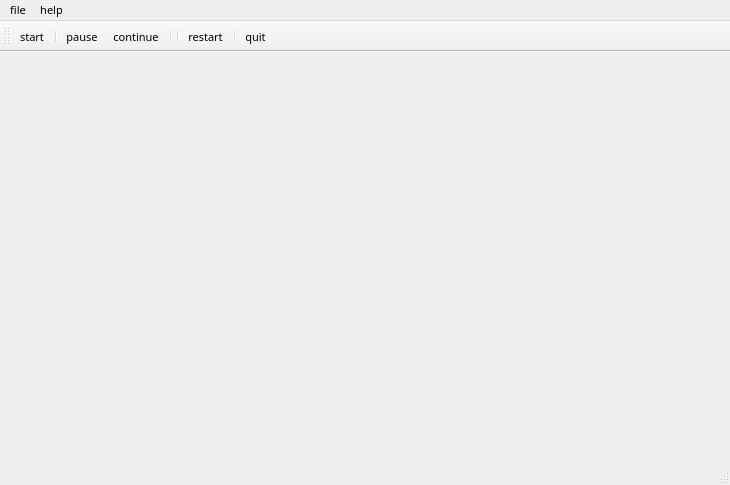
<?xml version="1.0" encoding="UTF-8"?>
<ui version="4.0">
 <class>Snakegame</class>
 <widget class="QMainWindow" name="Snakegame">
  <property name="geometry">
   <rect>
    <x>0</x>
    <y>0</y>
    <width>730</width>
    <height>485</height>
   </rect>
  </property>
  <property name="font">
   <font>
    <family>Agency FB</family>
    <pointsize>8</pointsize>
   </font>
  </property>
  <property name="windowTitle">
   <string>Snakegame</string>
  </property>
  <property name="locale">
   <locale language="Chinese" country="China"/>
  </property>
  <widget class="QWidget" name="centralWidget"/>
  <widget class="QMenuBar" name="menuBar">
   <property name="geometry">
    <rect>
     <x>0</x>
     <y>0</y>
     <width>730</width>
     <height>21</height>
    </rect>
   </property>
   <property name="locale">
    <locale language="Chinese" country="China"/>
   </property>
   <widget class="QMenu" name="menu">
    <property name="geometry">
     <rect>
      <x>288</x>
      <y>107</y>
      <width>104</width>
      <height>217</height>
     </rect>
    </property>
    <property name="title">
     <string>file</string>
    </property>
    <widget class="QMenu" name="menu_2">
     <property name="font">
      <font>
       <pointsize>9</pointsize>
      </font>
     </property>
     <property name="title">
      <string>level</string>
     </property>
     <addaction name="level_basic"/>
     <addaction name="level_middle"/>
     <addaction name="level_senior"/>
     <addaction name="separator"/>
     <addaction name="level_major"/>
     <addaction name="separator"/>
     <addaction name="level_perfect"/>
    </widget>
    <addaction name="separator"/>
    <addaction name="gstart"/>
    <addaction name="separator"/>
    <addaction name="gpause"/>
    <addaction name="separator"/>
    <addaction name="gcontinue"/>
    <addaction name="separator"/>
    <addaction name="menu_2"/>
    <addaction name="separator"/>
    <addaction name="grestart"/>
    <addaction name="gameover"/>
   </widget>
   <widget class="QMenu" name="menu_3">
    <property name="title">
     <string>help</string>
    </property>
    <addaction name="instruction"/>
    <addaction name="aboutme"/>
   </widget>
   <addaction name="menu"/>
   <addaction name="menu_3"/>
  </widget>
  <widget class="QStatusBar" name="statusBar"/>
  <widget class="QToolBar" name="mainToolBar">
   <property name="locale">
    <locale language="English" country="UnitedStates"/>
   </property>
   <attribute name="toolBarArea">
    <enum>TopToolBarArea</enum>
   </attribute>
   <attribute name="toolBarBreak">
    <bool>false</bool>
   </attribute>
   <addaction name="gstart"/>
   <addaction name="separator"/>
   <addaction name="gpause"/>
   <addaction name="gcontinue"/>
   <addaction name="separator"/>
   <addaction name="separator"/>
   <addaction name="grestart"/>
   <addaction name="separator"/>
   <addaction name="gameover"/>
  </widget>
  <action name="gstart">
   <property name="text">
    <string>start</string>
   </property>
   <property name="font">
    <font>
     <pointsize>9</pointsize>
    </font>
   </property>
   <property name="shortcut">
    <string>Ctrl+S</string>
   </property>
  </action>
  <action name="gpause">
   <property name="text">
    <string>pause</string>
   </property>
   <property name="font">
    <font>
     <pointsize>9</pointsize>
    </font>
   </property>
   <property name="shortcut">
    <string>Ctrl+Q</string>
   </property>
  </action>
  <action name="gameover">
   <property name="text">
    <string>quit</string>
   </property>
   <property name="font">
    <font>
     <pointsize>9</pointsize>
    </font>
   </property>
   <property name="shortcut">
    <string>Ctrl+D</string>
   </property>
  </action>
  <action name="grestart">
   <property name="text">
    <string>restart</string>
   </property>
   <property name="font">
    <font>
     <pointsize>9</pointsize>
    </font>
   </property>
   <property name="shortcut">
    <string>Ctrl+R</string>
   </property>
  </action>
  <action name="gcontinue">
   <property name="text">
    <string>continue</string>
   </property>
   <property name="font">
    <font>
     <pointsize>9</pointsize>
    </font>
   </property>
   <property name="shortcut">
    <string>Ctrl+C</string>
   </property>
  </action>
  <action name="level_basic">
   <property name="text">
    <string>基本</string>
   </property>
   <property name="shortcut">
    <string>Ctrl+1</string>
   </property>
  </action>
  <action name="level_middle">
   <property name="text">
    <string>中</string>
   </property>
   <property name="shortcut">
    <string>Ctrl+2</string>
   </property>
  </action>
  <action name="level_senior">
   <property name="text">
    <string>高级</string>
   </property>
   <property name="shortcut">
    <string>Ctrl+3</string>
   </property>
  </action>
  <action name="level_perfect">
   <property name="text">
    <string>独孤求败</string>
   </property>
   <property name="shortcut">
    <string>Ctrl+5</string>
   </property>
  </action>
  <action name="level_major">
   <property name="text">
    <string>特高</string>
   </property>
   <property name="shortcut">
    <string>Ctrl+4</string>
   </property>
  </action>
  <action name="instruction">
   <property name="text">
    <string>instruction</string>
   </property>
   <property name="font">
    <font>
     <pointsize>9</pointsize>
    </font>
   </property>
  </action>
  <action name="aboutme">
   <property name="text">
    <string>about</string>
   </property>
   <property name="font">
    <font>
     <pointsize>9</pointsize>
    </font>
   </property>
  </action>
 </widget>
 <layoutdefault spacing="6" margin="11"/>
 <resources/>
 <connections/>
</ui>
